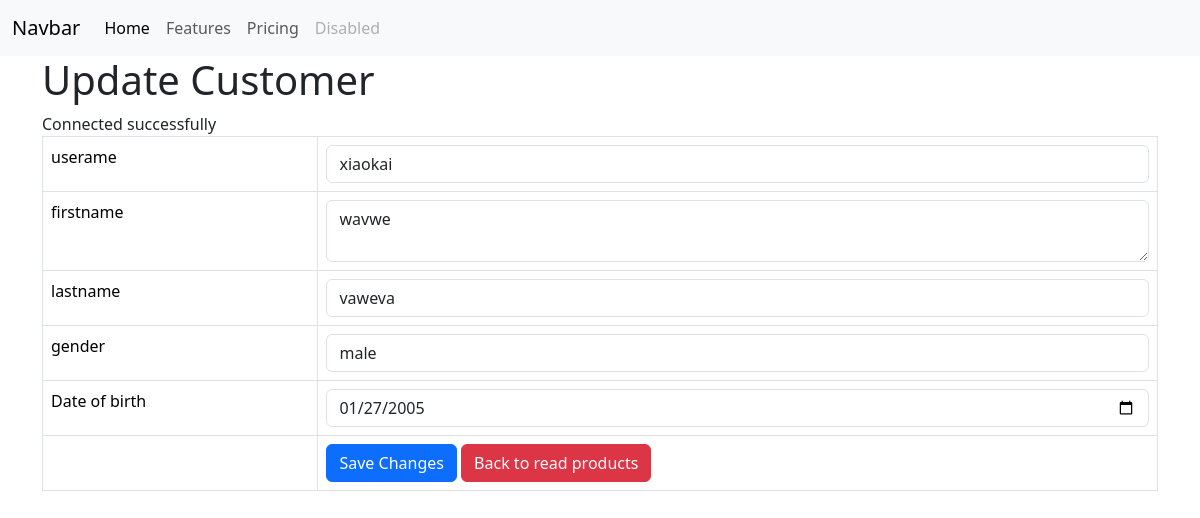
Page /customer_update.php?id=2 on the committed database.
### tables this page shows
CREATE TABLE IF NOT EXISTS `customer` (
  `id` int NOT NULL AUTO_INCREMENT,
  `username` varchar(128) NOT NULL,
  `password` varchar(128) NOT NULL,
  `firstname` text NOT NULL,
  `lastname` text NOT NULL,
  `gender` text NOT NULL,
  `date_of_birth` date NOT NULL,
  `registration_date` datetime NOT NULL DEFAULT CURRENT_TIMESTAMP,
  `account_status` tinyint(1) NOT NULL,
  PRIMARY KEY (`id`)
);

### customer_update.php (the view, shortened to what this page needs)
<!DOCTYPE HTML>
<?php
include "menu.php";
?>
<html>
<head>
    <link href="https://cdn.jsdelivr.net/npm/bootstrap@5.3.3/dist/css/bootstrap.min.css" rel="stylesheet">
</head>
<body>
    <div class="container">
        <div class="page-header">
            <h1>Update Customer</h1>
        </div>
        <?php
        $id = isset($_GET['id']) ? $_GET['id'] : die('ERROR: Record ID not found.');
        include 'config/database.php';
        try {
            $query = "SELECT id, username, firstname, lastname,gender,date_of_birth FROM customer WHERE id = ? LIMIT 0,1";
            $stmt = $con->prepare($query);
            $stmt->bindParam(1, $id);
            $stmt->execute();
            $row = $stmt->fetch(PDO::FETCH_ASSOC);
            $name = $row['username'];
            $firstname = $row['firstname'];
            $lastname = $row['lastname'];
            $gender = $row['gender'];
            $DOB = $row['date_of_birth'];
        }
        catch (PDOException $exception) {
            die('ERROR: ' . $exception->getMessage());
        }
        ?>
        <form action="<?php echo htmlspecialchars($_SERVER["PHP_SELF"] . "?id={$id}"); ?>" method="post">
            <table class='table table-hover table-responsive table-bordered'>
                <tr>
                    <td>userame</td>
                    <td><input type='text' name='yourname' value="<?php echo $name;  ?>" class='form-control' /></td>
                </tr>
                <tr>
                    <td>firstname</td>
                    <td><textarea name='firstname' class='form-control'><?php echo $firstname;  ?></textarea></td>
                </tr>
                <tr>
                    <td>lastname</td>
                    <td><input type='text' name='lastname' value="<?php echo $lastname;  ?>" class='form-control' /></td>
                </tr>
                <tr>
                    <td>gender</td>
                    <td><input type='text' name='gender' value="<?php echo $gender;  ?>" class='form-control' /></td>
                </tr>
                <tr>
                    <td>Date of birth</td>
                    <td><input type='date' name='date_of_birth' value="<?php echo $DOB;  ?>" class='form-control' /></td>
                </tr>
                <tr>
                    <td></td>
                    <td>
                        <input type='submit' value='Save Changes' class='btn btn-primary' />
                        <a href='index.php' class='btn btn-danger'>Back to read products</a>
                    </td>
                </tr>
            </table>
        </form>
    </div>
</body>
</html>

### rows in the picture
customer: yourname "xiaokai", firstname "wavwe", lastname "vaweva", gender "male", date_of_birth "01/27/2005"
